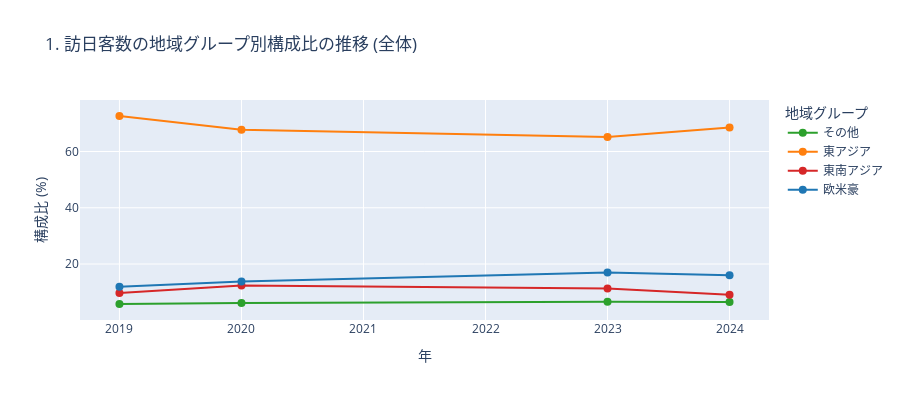

Notebook code for this chart:
### Markdown cell above
### 1.  訪日客数の量的変化の分析

パンデミック後の訪日市場における構造変化を地域グループごとの構成比および訪日客数の2019年比回復状況を通じて定量的に検証する。

### Code cell
# 国籍構成比の年次変化と2019年との訪日客数差分

# 地域別訪問者数を計算（構成比用）
df_region_visitors = df_market_potential_yearly.groupby(['year', 'Region_Group'])['Annual_Visitors'].sum().reset_index()

# 構成比の計算
df_region_composition = df_region_visitors.pivot_table(
    index='year', 
    columns='Region_Group', 
    values='Annual_Visitors',
    aggfunc='sum'
)
# 構成比に変換
df_region_composition_ratio = df_region_composition.div(df_region_composition.sum(axis=1), axis=0) * 100

# ----------------------------------------------------------------------
# 地域グループ別構成比の推移 (折れ線グラフ)
# ----------------------------------------------------------------------

# 縦持ちデータフレームを作成
df_line_chart_data = df_region_composition_ratio.reset_index().melt(
    id_vars=['year'], 
    value_vars=df_region_composition_ratio.columns, 
    var_name='Region_Group', 
    value_name='Composition_Ratio'
)

# グラフ化：構成比の推移 
fig_composition = px.line(
    df_line_chart_data, 
    x='year',
    y='Composition_Ratio', 
    color='Region_Group', 
    title='訪日客数の地域グループ別構成比の推移 (全体)',
    labels={'year': '年', 'Composition_Ratio': '構成比 (%)', 'Region_Group': '地域グループ'},
    color_discrete_map={
        '欧米豪': '#1f77b4', 
        '東アジア': '#ff7f0e',
        '東南アジア': '#d62728',
        'その他': '#2ca02c'
    }
)

fig_composition.update_traces(mode='lines+markers', marker=dict(size=8))
fig_composition.update_xaxes(tick0=df_line_chart_data['year'].min(), dtick=1, tickformat='d') 
fig_composition.update_layout(height=400, width=900)
fig_composition.show()

# ----------------------------------------------------------------------
# 2019年と最新年の訪問者数差分表
# ----------------------------------------------------------------------

for group_name in df_market_potential_yearly['Region_Group'].unique():
    
    # グループ名が「欧米豪」の場合のみ、以降の処理を実行する
    if group_name != '欧米豪':
        continue 
        
    print(f"{group_name} グループの差分表 (最新年 vs 2019年)")
    
    # 現在のグループのデータに絞り込み
    df_group = df_market_potential_yearly[df_market_potential_yearly['Region_Group'] == group_name].copy()

    # 2019年と最新年(LATEST_YEAR)のデータをピボットテーブルで抽出
    df_pivot = df_group.pivot_table(
        index='country', 
        columns='year', 
        values='Annual_Visitors',
        aggfunc='sum'
    )
    
    # 結合後のデータに2019年または最新年のデータが存在しない国を除外
    if PRE_COVID_YEAR not in df_pivot.columns or LATEST_YEAR not in df_pivot.columns:
        print(f"注: {group_name} グループには、{PRE_COVID_YEAR}年または {LATEST_YEAR}年のデータが不足している国があります。")
        continue

    # 差分を計算: 最新年 - 2019年
    df_diff = pd.DataFrame({
        '2019年_訪問者数': df_pivot[PRE_COVID_YEAR],
        f'{LATEST_YEAR}年_訪問者数': df_pivot[LATEST_YEAR],
    })
    df_diff['差分 (最新年 - 2019年)'] = df_diff[f'{LATEST_YEAR}年_訪問者数'] - df_diff['2019年_訪問者数']
    df_diff['回復率 (最新年/2019年)'] = df_diff[f'{LATEST_YEAR}年_訪問者数'] / df_diff['2019年_訪問者数']

    # 差分が大きい順にソートし、表示形式を整える
    df_diff_sorted = df_diff.sort_values(by='差分 (最新年 - 2019年)', ascending=False)
    
    # スタイリングの適用
    df_diff_styled = df_diff_sorted.style.format({
        '2019年_訪問者数': '{:,d}',
        f'{LATEST_YEAR}年_訪問者数': '{:,d}',
        '差分 (最新年 - 2019年)': '{:+,d}',
        '回復率 (最新年/2019年)': '{:.1%}'
    })

    display(df_diff_styled)

### Figure 1 — Plotly figure (JSON) as saved in the notebook; plotly's stock layout.template omitted (floating-point values rounded to 4 significant figures)
{"data": [{"hovertemplate": "地域グループ=その他<br>年=%{x}<br>構成比 (%)=%{y}<extra></extra>", "legendgroup": "その他", "line": {"color": "#2ca02c", "dash": "solid"}, "marker": {"size": 8, "symbol": "circle"}, "mode": "lines+markers", "name": "その他", "orientation": "v", "showlegend": true, "type": "scatter", "x": [2019, 2020, 2023, 2024], "xaxis": "x", "y": [5.786, 6.173, 6.615, 6.49], "yaxis": "y"}, {"hovertemplate": "地域グループ=東アジア<br>年=%{x}<br>構成比 (%)=%{y}<extra></extra>", "legendgroup": "東アジア", "line": {"color": "#ff7f0e", "dash": "solid"}, "marker": {"size": 8, "symbol": "circle"}, "mode": "lines+markers", "name": "東アジア", "orientation": "v", "showlegend": true, "type": "scatter", "x": [2019, 2020, 2023, 2024], "xaxis": "x", "y": [72.62, 67.7, 65.16, 68.49], "yaxis": "y"}, {"hovertemplate": "地域グループ=東南アジア<br>年=%{x}<br>構成比 (%)=%{y}<extra></extra>", "legendgroup": "東南アジア", "line": {"color": "#d62728", "dash": "solid"}, "marker": {"size": 8, "symbol": "circle"}, "mode": "lines+markers", "name": "東南アジア", "orientation": "v", "showlegend": true, "type": "scatter", "x": [2019, 2020, 2023, 2024], "xaxis": "x", "y": [9.67, 12.32, 11.26, 9.032], "yaxis": "y"}, {"hovertemplate": "地域グループ=欧米豪<br>年=%{x}<br>構成比 (%)=%{y}<extra></extra>", "legendgroup": "欧米豪", "line": {"color": "#1f77b4", "dash": "solid"}, "marker": {"size": 8, "symbol": "circle"}, "mode": "lines+markers", "name": "欧米豪", "orientation": "v", "showlegend": true, "type": "scatter", "x": [2019, 2020, 2023, 2024], "xaxis": "x", "y": [11.92, 13.81, 16.97, 15.98], "yaxis": "y"}], "layout": {"height": 400, "legend": {"title": {"text": "地域グループ"}, "tracegroupgap": 0}, "title": {"text": "1. 訪日客数の地域グループ別構成比の推移 (全体)"}, "width": 900, "xaxis": {"anchor": "y", "domain": [0, 1], "dtick": 1, "tick0": 2019, "tickformat": "d", "title": {"text": "年"}}, "yaxis": {"anchor": "x", "domain": [0, 1], "title": {"text": "構成比 (%)"}}}}
